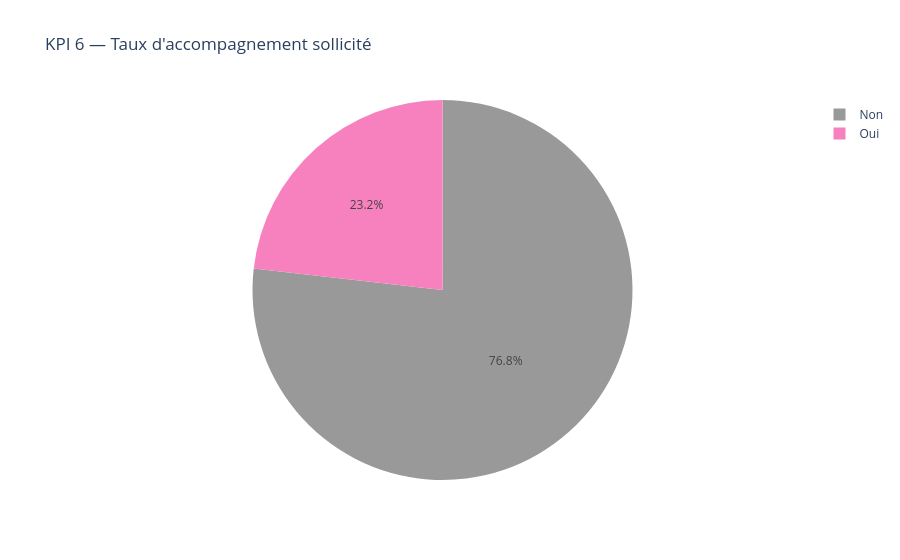

This figure's notebook cell:
### Markdown cell above
### KPI 6 — Taux et type d'accompagnement sollicité

On distingue bien deux choses différentes :
- `accompagnement` (Oui/Non) : la victime a-t-elle demandé un accompagnement (juridique
  et/ou psychologique), en plus de la suppression du contenu ?
- `typeAccompagnement` : le détail de ce qui a été demandé.

La colonne `typeAccompagnement` contient presque toujours "Suppression" (même quand
`accompagnement` = "Non"), car la suppression du contenu est l'action de base d'EMC
Helpline, indépendante de la demande d'accompagnement juridique/psychologique.

### Code cell
accomp_pct = df["accompagnement"].value_counts(normalize=True).mul(100).round(1)
print("Taux d'accompagnement (Oui/Non) :")
print(accomp_pct)
print()
print("Détail par type (%, sur l'ensemble des signalements) :")
for t in types_possibles:
    print(f"  {t} : {df[f'accomp_{t.lower()}'].mean() * 100:.1f} %")

fig6 = px.pie(df, names="accompagnement", title="KPI 6 — Taux d'accompagnement sollicité", color_discrete_sequence=px.colors.qualitative.Set1_r)
fig6.show()

### Figure 1 — Plotly figure (JSON) as saved in the notebook; plotly's stock layout.template omitted (floating-point values rounded to 4 significant figures; data arrays with more than 128 entries replaced by an {"elided": "..."} marker saying what was removed)
{"data": [{"domain": {"x": [0, 1], "y": [0, 1]}, "hovertemplate": "accompagnement=%{label}<extra></extra>", "labels": {"elided": "138 str values"}, "legendgroup": "", "name": "", "showlegend": true, "type": "pie"}], "layout": {"legend": {"tracegroupgap": 0}, "piecolorway": ["rgb(153,153,153)", "rgb(247,129,191)", "rgb(166,86,40)", "rgb(255,255,51)", "rgb(255,127,0)", "rgb(152,78,163)", "rgb(77,175,74)", "rgb(55,126,184)", "rgb(228,26,28)"], "title": {"text": "KPI 6 — Taux d'accompagnement sollicité"}}}
